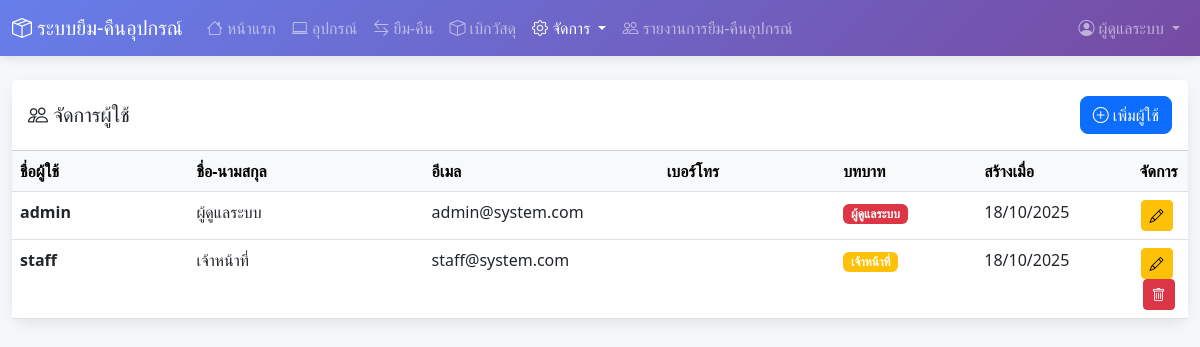
Page /manage_user.php (signed in) on the committed database.
### tables this page shows
CREATE TABLE users (
    user_id INT PRIMARY KEY AUTO_INCREMENT,
    username VARCHAR(50) UNIQUE NOT NULL,
    password VARCHAR(255) NOT NULL,
    full_name VARCHAR(100) NOT NULL,
    email VARCHAR(100),
    phone VARCHAR(20),
    role ENUM('admin', 'staff', 'user') DEFAULT 'user',
    created_at TIMESTAMP DEFAULT CURRENT_TIMESTAMP
);

### manage_user.php (the view, shortened to what this page needs)
<?php
require_once 'config.php';
$users = $conn->query("SELECT * FROM users ORDER BY created_at DESC");
?>
<!DOCTYPE html>
<html lang="th">
<head>
    <link href="https://cdn.jsdelivr.net/npm/bootstrap@5.3.0/dist/css/bootstrap.min.css" rel="stylesheet">
    <link rel="stylesheet" href="https://cdn.jsdelivr.net/npm/bootstrap-icons@1.10.0/font/bootstrap-icons.css">
</head>
<body>
    <nav class="navbar navbar-expand-lg navbar-dark">
        <div class="container-fluid">
            <a class="navbar-brand" href="index.php">
                <i class="bi bi-box-seam"></i> ระบบยืม-คืนอุปกรณ์
            </a>
            <div class="collapse navbar-collapse" id="navbarNav">
                <ul class="navbar-nav me-auto">
                    <li class="nav-item">
                        <a class="nav-link" href="index.php">
                            <i class="bi bi-house"></i> หน้าแรก
                        </a>
                    </li>
                    <li class="nav-item">
                        <a class="nav-link" href="equipments.php">
                            <i class="bi bi-laptop"></i> อุปกรณ์
                        </a>
                    </li>
                    <li class="nav-item">
                        <a class="nav-link" href="borrowing.php">
                            <i class="bi bi-arrow-left-right"></i> ยืม-คืน
                        </a>
                    </li>
                    <li class="nav-item">
                        <a class="nav-link" href="materials.php">
                            <i class="bi bi-box"></i> เบิกวัสดุ
                        </a>
                    </li>
                    <li class="nav-item dropdown">
                        <a class="nav-link dropdown-toggle active" href="#" role="button" data-bs-toggle="dropdown">
                            <i class="bi bi-gear"></i> จัดการ
                        </a>
                    </li>
                    <?php if ($_SESSION['role'] === 'admin'): ?>
                    <li class="nav-item">
                        <a class="nav-link" href="borrow_report.php">
                            <i class="bi bi-people"></i> รายงานการยืม-คืนอุปกรณ์
                        </a>
                    </li>
                    <?php endif; ?>
                </ul>
                <ul class="navbar-nav">
                    <li class="nav-item dropdown">
                        <a class="nav-link dropdown-toggle" href="#" role="button" data-bs-toggle="dropdown">
                            <i class="bi bi-person-circle"></i> <?php echo $_SESSION['full_name']; ?>
                        </a>
                    </li>
                </ul>
            </div>
        </div>
    </nav>
    <div class="container-fluid mt-4">
        <div class="card">
            <div class="card-header bg-white py-3">
                <div class="row align-items-center">
                    <div class="col">
                        <h5 class="mb-0"><i class="bi bi-people"></i> จัดการผู้ใช้</h5>
                    </div>
                    <div class="col-auto">
                        <button class="btn btn-primary btn-action" data-bs-toggle="modal" data-bs-target="#userModal" onclick="resetForm()">
                            <i class="bi bi-plus-circle"></i> เพิ่มผู้ใช้
                        </button>
                    </div>
                </div>
            </div>
            <div class="card-body p-0">
                <div class="table-responsive">
                    <table class="table table-hover mb-0">
                        <thead class="table-light">
                            <tr>
                                <th width="15%">ชื่อผู้ใช้</th>
                                <th width="20%">ชื่อ-นามสกุล</th>
                                <th width="20%">อีเมล</th>
                                <th width="15%">เบอร์โทร</th>
                                <th width="12%">บทบาท</th>
                                <th width="13%">สร้างเมื่อ</th>
                                <th width="5%" class="text-center">จัดการ</th>
                            </tr>
                        </thead>
                        <tbody>
                            <?php while($user = $users->fetch_assoc()): ?>
                            <tr>
                                <td><strong><?php echo $user['username']; ?></strong></td>
                                <td><?php echo $user['full_name']; ?></td>
                                <td><?php echo $user['email']; ?></td>
                                <td><?php echo $user['phone']; ?></td>
                                <td>
                                    <?php
                                    $role_colors = ['admin' => 'danger', 'staff' => 'warning', 'user' => 'primary'];
                                    $role_text = ['admin' => 'ผู้ดูแลระบบ', 'staff' => 'เจ้าหน้าที่', 'user' => 'ผู้ใช้ทั่วไป'];
                                    ?>
                                    <span class="badge bg-<?php echo $role_colors[$user['role']]; ?>">
                                        <?php echo $role_text[$user['role']]; ?>
                                    </span>
                                </td>
                                <td><?php echo date('d/m/Y', strtotime($user['created_at'])); ?></td>
                                <td class="text-center">
                                    <button class="btn btn-warning btn-sm me-1" onclick='editUser(<?php echo json_encode($user); ?>)'>
                                        <i class="bi bi-pencil"></i>
                                    </button>
                                    <?php if ($user['user_id'] != $_SESSION['user_id']): ?>
                                    <form method="POST" style="display: inline;">
                                        <button type="submit" name="delete_user" class="btn btn-danger btn-sm"
                                                onclick="return confirm('ยืนยันการลบผู้ใช้?')">
                                            <i class="bi bi-trash"></i>
                                        </button>
                                    </form>
                                    <?php endif; ?>
                                </td>
                            </tr>
                            <?php endwhile; ?>
                        </tbody>
                    </table>
                </div>
            </div>
        </div>
    </div>
</body>
</html>

### manage_user.php (style rules this page uses)
body { background: #f5f7fa; font-family: 'Segoe UI', Tahoma, Geneva, Verdana, sans-serif; }
.navbar { background: linear-gradient(135deg, #667eea 0%, #764ba2 100%); box-shadow: 0 2px 10px rgba(0,0,0,0.1); }
.card { border: none; border-radius: 15px; box-shadow: 0 5px 15px rgba(0,0,0,0.08); }
.btn-action { border-radius: 8px; font-weight: 500; }

### rows in the picture
users: username "admin", full_name "ผู้ดูแลระบบ", email "admin@system.com", role "ผู้ดูแลระบบ", created_at "18/10/2025"
users: username "staff", full_name "เจ้าหน้าที่", email "staff@system.com", role "เจ้าหน้าที่", created_at "18/10/2025"

### other values in the picture
$_SESSION['full_name'] "ผู้ดูแลระบบ"
